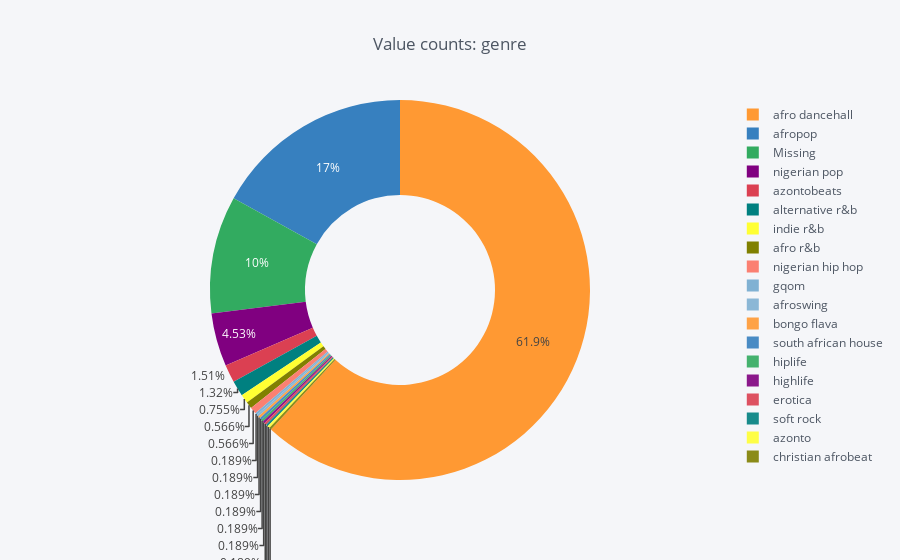

The notebook cell saved with this chart:
### Code cell
pie = df.artist_top_genre.value_counts()
pie_df = pd.DataFrame({'index':pie.index, 'values': pie.values})
pie_df.iplot(kind='pie', labels= 'index', values= 'values', hole= .5, title="Value counts: genre")

### Figure 1 — Plotly figure (JSON) as saved in the notebook; plotly's stock layout.template omitted (floating-point values rounded to 4 significant figures)
{"data": [{"hole": 0.5, "labels": ["afro dancehall", "afropop", "Missing", "nigerian pop", "azontobeats", "alternative r&b", "indie r&b", "afro r&b", "nigerian hip hop", "gqom", "afroswing", "bongo flava", "south african house", "hiplife", "highlife", "erotica", "soft rock", "azonto", "christian afrobeat"], "marker": {"colors": ["rgba(255, 153, 51, 1.0)", "rgba(55, 128, 191, 1.0)", "rgba(50, 171, 96, 1.0)", "rgba(128, 0, 128, 1.0)", "rgba(219, 64, 82, 1.0)", "rgba(0, 128, 128, 1.0)", "rgba(255, 255, 51, 1.0)", "rgba(128, 128, 0, 1.0)", "rgba(251, 128, 114, 1.0)", "rgba(128, 177, 211, 1.0)", "rgba(128, 177, 211, 0.8999999999999999)", "rgba(255, 153, 51, 0.8999999999999999)", "rgba(55, 128, 191, 0.8999999999999999)", "rgba(50, 171, 96, 0.8999999999999999)", "rgba(128, 0, 128, 0.8999999999999999)", "rgba(219, 64, 82, 0.8999999999999999)", "rgba(0, 128, 128, 0.8999999999999999)", "rgba(255, 255, 51, 0.8999999999999999)", "rgba(128, 128, 0, 0.8999999999999999)"]}, "name": "", "type": "pie", "values": [328, 90, 53, 24, 8, 7, 4, 3, 3, 1, 1, 1, 1, 1, 1, 1, 1, 1, 1]}], "layout": {"legend": {"bgcolor": "#F5F6F9", "font": {"color": "#4D5663"}}, "paper_bgcolor": "#F5F6F9", "plot_bgcolor": "#F5F6F9", "title": "Value counts: genre", "titlefont": {"color": "#4D5663"}}}
